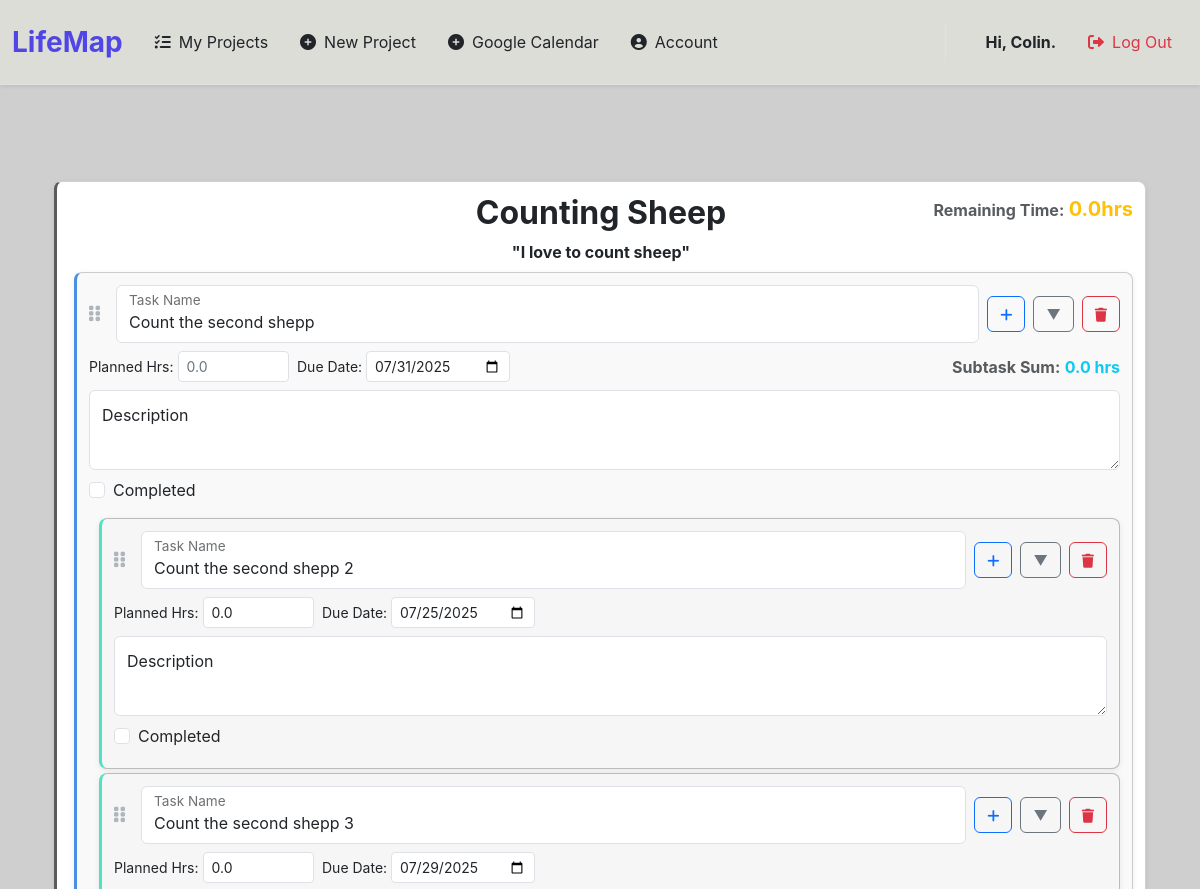
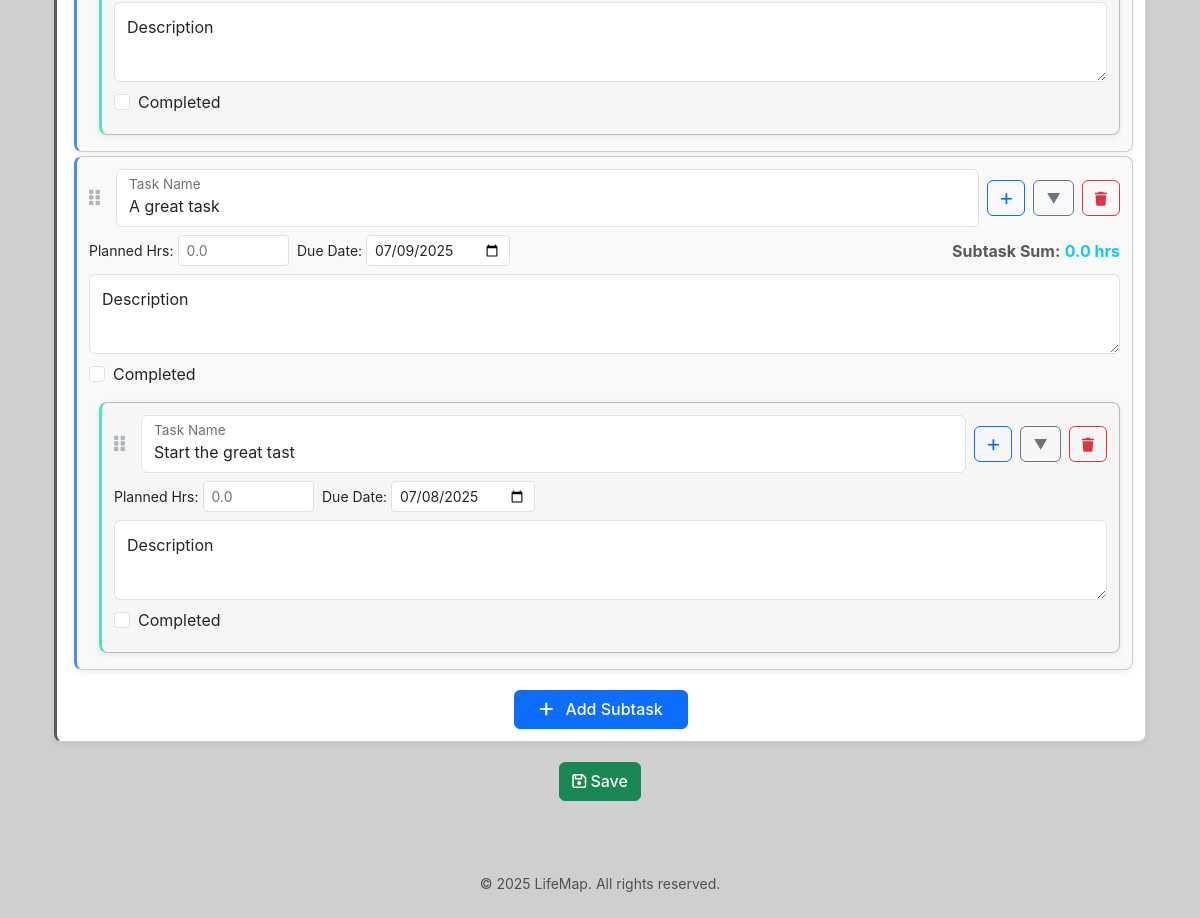
Page /details/9 (signed in) on the committed database (2 pictures, top to bottom).
### tables this page shows
CREATE TABLE users (
    user_id INTEGER PRIMARY KEY AUTOINCREMENT,
    username TEXT NOT NULL UNIQUE,
    email TEXT UNIQUE,
    password_hash TEXT NOT NULL
, google_token TEXT);

CREATE TABLE projects (
    project_id INTEGER PRIMARY KEY AUTOINCREMENT,
    user_id INTEGER NOT NULL,
    name TEXT NOT NULL,
    description TEXT,
    start_date TEXT,
    end_date TEXT,
    FOREIGN KEY (user_id) REFERENCES users (user_id)
);

CREATE TABLE work_items (
    item_id INTEGER PRIMARY KEY AUTOINCREMENT,
    project_id INTEGER NOT NULL,
    parent_item_id INTEGER,
    name TEXT NOT NULL,
    description TEXT,
    due_date DATE,
    is_completed INTEGER DEFAULT 0,
    priority INTEGER DEFAULT 0,
    status TEXT DEFAULT 'To Do',
    assigned_to_user_id INTEGER,
    display_order INTEGER DEFAULT 0,
    planned_hours REAL, -- <--- Changed to REAL (or INTEGER) and removed NOT NULL
    created_at DATETIME DEFAULT CURRENT_TIMESTAMP,
    updated_at DATETIME DEFAULT CURRENT_TIMESTAMP, is_minimized INTEGER DEFAULT 0, google_calendar_event_id TEXT,
    FOREIGN KEY (project_id) REFERENCES projects(project_id) ON DELETE CASCADE,
    FOREIGN KEY (parent_item_id) REFERENCES work_items(item_id) ON DELETE CASCADE,
    FOREIGN KEY (assigned_to_user_id) REFERENCES users(user_id) ON DELETE SET NULL
);

### app.py (the view)
@app.route("/details/<int:project_id>")
@login_required
def tasks(project_id):
    user_id = session["user_id"]
    conn = get_db()
    cursor = conn.cursor()
    cursor.execute("""SELECT name, description FROM projects WHERE user_id = ? AND project_id = ?""", (user_id, project_id))
    project_details = cursor.fetchone()
    if project_details is None:
        return error_page("Project not found or you are not authorized.", 404)
    project_name = project_details["name"]
    cursor.execute("""SELECT * FROM work_items WHERE project_id = ?""", (project_id,))
    tasks_flat_list = cursor.fetchall()
    tree = build_task_tree(tasks_flat_list)
    return render_template(
        'tasks.html',
        tasks=tree,
        project_id=project_id,
        project_name=project_name,
        username=get_username(user_id),
        project_details=project_details)

### app.py (called while the page is built)
def login_required(f):
    @wraps(f)
    def decorated_function(*args, **kwargs):
        if session.get("user_id") is None:
            return redirect("/login")
        return f(*args, **kwargs)
    return decorated_function

def get_username(user_id):
    conn = get_db()
    cursor = conn.cursor()
    cursor.execute("""SELECT username FROM users WHERE user_id = ?""", (user_id,))
    username_row = cursor.fetchone()
    return username_row[0] if username_row else None

@app.after_request
def after_request(response):
    response.headers["Cache-Control"] = "no-cache, no-store, must-revalidate"
    response.headers["Expires"] = 0
    response.headers["Pragma"] = "no-cache"
    return response

### db.py (called while the page is built)
def get_db():
    if 'lifemap_db' not in g:
        g.lifemap_db = sqlite3.connect("LifeMap.db")
        g.lifemap_db.row_factory = sqlite3.Row
    return g.lifemap_db

### templates/tasks.html (shortened to what this page needs)
{% extends "layout.html" %}
{% block username %}
    <div class="fs-6 fw-bold">Hi, {{username}}.</div>
{% endblock %}
{% block main %}
    <div class="container-fluid mt-5">
        <form id="task-manager-form" method="POST">
            <div class="task-list">
                {% macro render_task_item(task, level=0) %}
                    <div class="card subtask-level-{{ level }} mb-1 {% if task.is_completed %}completed-task{% endif %}"
                         data-item-id="{{ task.item_id }}"
                         data-parent-item-id="{{ task.parent_item_id if task.parent_item_id is defined else '' }}"
                         data-level="{{ level }}">
                        <div class="card-body">
                            <div class="task-header">
                                {% if level > 0 %}
                                    <span class="drag-handle"><i class="fa-solid fa-grip-vertical"></i></span>
                                    <div class="form-floating flex-grow-1">
                                        <input type="text" class="form-control" id="name_{{ task.item_id | replace('.', '_') }}" name="name_{{ task.item_id | replace('.', '_') }}" value="{{ task.name }}" placeholder="Subtask Name">
                                        <label for="name_{{ task.item_id | replace('.', '_') }}">Task Name</label>
                                    </div>
                                {% else %}
                                    <h2 class="mb-0 fs-15 fw-bold project-name-centered">{{ project_name }}</h2>
                                    <div class="mb-2 text-end ms-auto">
                                        <strong class="text-muted">Remaining Time:</strong>
                                        <span id="remaining-hours-display" class="fs-5 fw-bold text-warning">
                                        </span>
                                    </div>
                                {% endif %}
                                {% if level > 0 %}
                                    <button type="button" class="btn btn-sm btn-outline-primary add-subtask-btn"><i class="fa-solid fa-plus"></i></button>
                                    <button type="button" class="btn btn-sm btn-outline-secondary toggle-subtasks-btn"><span class="collapse-icon">{% if task.is_minimized %}&#9650;{% else %}&#9660;{% endif %}</span></button>
                                    <button type="button" class="btn btn-sm btn-outline-danger delete-task-btn"><i class="fa-solid fa-trash"></i></button>
                                {% endif %}
                            </div>
                            {% if level > 0 %}
                                <div class="task-options {% if task.is_minimized %}task-options-minimized{% endif %}">
                                    <div class="d-flex flex-wrap align-items-center gap-2">
                                        <div class="d-flex align-items-center gap-1" style="max-width: 200px;">
                                            <label for="planned_hours_{{ task.item_id | replace('.', '_') }}" class="form-label small mb-0 text-nowrap">Planned Hrs:</label>
                                            <input type="number" min="0" step="0.1" class="form-control form-control-sm flex-grow-1"
                                                id="planned_hours_{{ task.item_id | replace('.', '_') }}"
                                                name="planned_hours_{{ task.item_id | replace('.', '_') }}"
                                                value="{{ task.planned_hours if task.planned_hours is not none else '' }}"
                                                placeholder="0.0" {% if task.subtasks %}readonly{% endif %}>
                                        </div>
                                        {% if task.due_date is defined %}
                                        <div class="d-flex align-items-center gap-1" style="max-width: 200px;">
                                            <label for="due_date_{{ task.item_id | replace('.', '_') }}" class="form-label small mb-0 text-nowrap">Due Date:</label>
                                            <input type="date" class="form-control form-control-sm flex-grow-1" id="due_date_{{ task.item_id | replace('.', '_') }}" name="due_date_{{ task.item_id | replace('.', '_') }}" value="{{ task.due_date }}">
                                        </div>
                                        {% endif %}
                                        {% if task.subtasks %}
                                        <div class="text-end ms-auto">
                                            <strong class="text-muted">Subtask Sum:</strong>
                                            <span class="fs-6 fw-bold text-info">
                                                {{ "%.1f" | format(task.calculated_planned_hours) if task.calculated_planned_hours is not none else "N/A" }} hrs
                                            </span>
                                        </div>
                                        {% endif %}
                                        <div class="form-floating flex-grow-1 w-100">
                                            <textarea class="form-control" placeholder="Description" id="description_{{ task.item_id | replace('.', '_') }}" name="description_{{ task.item_id | replace('.', '_') }}">{{ task.description }}</textarea>
                                            <label for="description_{{ task.item_id | replace('.', '_') }}">Description</label>
                                        </div>
                                        <div class="form-check mb-2">
                                            <input type="checkbox" class="form-check-input completed-checkbox" id="is_completed_{{ task.item_id | replace('.', '_') }}" name="is_completed_{{ task.item_id | replace('.', '_') }}" {% if task.is_completed %}checked{% endif %}>
                                            <label class="form-check-label" for="is_completed_{{ task.item_id | replace('.', '_') }}">Completed</label>
                                        </div>
                                    </div>
                                </div>
                            {% else %}
                                <div class="task-options mb-1 mx-auto fs-6 fw-bold i">
                                    "{{ project_details.description }}"
                                </div>
                            {% endif %}
                            {% if task.subtasks %}
                            <div class="subtask-list">
                                {% for subtask in task.subtasks %}
                                    {{ render_task_item(subtask, level + 1) }}
                                {% endfor %}
                            </div>
                            {% endif %}
                            {% if level == 0 %}
                                <div class="d-flex justify-content-center mt-3">
                                    <button type="button" class="btn btn-primary add-subtask-btn px-4">
                                        <i class="fa-solid fa-plus me-2"></i> Add Subtask
                                    </button>
                                </div>
                            {% endif %}
                        </div>
                    </div>
                {% endmacro %}
                {% for task in tasks %}
                    {{ render_task_item(task, 0) }}
                {% endfor %}
            </div>
            <button type="submit" class="btn btn-success mt-3">
                <i class="fa-regular fa-floppy-disk"></i>
                Save
            </button>
        </form>
    </div>
{% endblock %}

### templates/layout.html (shortened to what this page needs)
<!DOCTYPE html>
<html lang="en">
<head>
    <link href="https://cdn.jsdelivr.net/npm/bootstrap@5.3.3/dist/css/bootstrap.min.css" rel="stylesheet" xintegrity="sha384-QWTKZyjpPEjISv5WaRU9OFeRpok6YctnYmDr5pNlyT2bRjXh0JMhjY6hW+ALEwIH">
    <link href="https://cdnjs.cloudflare.com/ajax/libs/font-awesome/6.0.0-beta3/css/all.min.css" rel="stylesheet">
</head>
<body id="bg" class="d-flex flex-column min-vh-100">
    <nav id="bgg" class="navbar navbar-expand-md navbar-light shadow-sm border-bottom py-3 sticky-top">
        <div class="container-fluid">
            <a class="navbar-brand text-gradient fs-3 fw-bolder" href="/">
                LifeMap
            </a>
            <div class="collapse navbar-collapse" id="navbarCollapse">
                {% if session["user_id"] %}
                    <ul class="navbar-nav me-auto mb-2 mb-md-0">
                        <li class="nav-item"><a class="nav-link text-dark py-2 px-3 d-flex align-items-center" href="/projects"><i class="fas fa-list-check me-2"></i> My Projects</a></li>
                        <li class="nav-item"><a class="nav-link text-dark py-2 px-3 d-flex align-items-center" href="/newProject"><i class="fas fa-plus-circle me-2"></i> New Project</a></li>
                        <li class="nav-item"><a class="nav-link text-dark py-2 px-3 d-flex align-items-center" href="/calendar"><i class="fas fa-plus-circle me-2"></i> Google Calendar</a></li>
                        <li class="nav-item"><a class="nav-link text-dark py-2 px-3 d-flex align-items-center" href="/account"><i class="fas fa-user-circle me-2"></i> Account</a></li>
                    </ul>
                    <ul class="navbar-nav ms-auto mb-2 mb-md-0 border-start border-md-0 border-gray-200 ps-md-4">
                        <li class="py-2 px-3 d-flex align-items-center">{% block username %}{% endblock%}</li>
                        <li class="nav-item"><a class="nav-link text-danger py-2 px-3 d-flex align-items-center" href="/logout"><i class="fas fa-sign-out-alt me-2"></i> Log Out</a></li>
                    </ul>
                {% endif %}
            </div>
        </div>
    </nav>
    <main class="flex-grow-1 container-xl py-5 text-center">
        {% block main %}{% endblock %}
    </main>
    <footer id="bg" class="mt-auto py-4 text-center text-muted small">
        &copy; 2025 LifeMap. All rights reserved.
    </footer>
</body>
</html>

### templates/layout.html (style rules this page uses)
body { font-family: 'Inter', sans-serif; background-color: #f8f9fa; display: flex; flex-direction: column; min-height: 100vh; }
.text-gradient { color: #4f46e5; font-weight: bold; }
.navbar-nav .nav-link { transition: background-color 0.2s ease-in-out, color 0.2s ease-in-out; }
#bg { background-color: #cfcfcf }
#bgg { background-color:rgb(221, 221, 215) }

### templates/tasks.html (style rules this page uses)
body { font-family: 'Inter', sans-serif; background-color: #f8f9fa; }
.drag-handle { cursor: grab; color: #adb5bd; margin-right: 8px; font-size: 1.1rem; }
.task-header { display: flex; align-items: center; position: relative; gap: 0.5rem; margin-bottom: 0.4rem; flex-wrap: wrap; }
.project-name-centered { position: absolute; left: 50%; transform: translateX(-50%); z-index: 1; width: fit-content; white-space: nowrap; }
.task-header > .mb-2.text-end.ms-auto { margin-left: auto; position: relative; z-index: 2; }
.task-header h2 + .mb-2 { margin-left: auto !important; }
.task-header input[type="text"], .task-header input[type="date"] { flex-grow: 1; min-width: 120px; border-radius: 0.375rem; }
.task-options, .subtask-list { display: grid; grid-template-rows: 1fr; transition: grid-template-rows 0.3s ease-in-out, margin-top 0.3s ease-in-out; margin-top: 0.5rem; }
.task-options > *, .subtask-list > * { overflow: hidden; }
.card { border-radius: 0.5rem; box-shadow: 0 2px 6px rgba(0, 0, 0, 0.075); transition: transform 0.2s ease-in-out, box-shadow 0.2s ease-in-out; margin-bottom: 0.5rem; }
.card-body { padding: 0.75rem; }
.btn { border-radius: 0.375rem; font-weight: 500; transition: all 0.2s ease-in-out; padding: 0.4rem 0.75rem; }
.form-floating > .form-control { height: calc(3rem + 2px); padding: 1rem 0.75rem 0.25rem; }
.form-floating > .form-control:not(:placeholder-shown) { padding-top: 1.25rem; padding-bottom: 0.25rem; }
.form-floating > label { padding: 0.75rem 0.75rem; }
#task-manager-form textarea.form-control { height: 80px !important; }
.form-control::placeholder { color: #6c757d; opacity: 1; }
.subtask-level-0 { background-color: #ffffff; border: 1px solid #d0d0d0; border-left: 3px solid #5a5a5a; }
.subtask-level-1 { background-color: #f9f9f9;border: 1px solid #cccccc;margin-left: 5px; width: calc(100% - 5px);border-left: 3px solid #4a90e2; }
.subtask-level-2 { background-color: #f6f6f6;border: 1px solid #bbbbbb;margin-left: 10px; width: calc(100% - 10px);border-left: 3px solid #50e3c2; }

### rows in the picture
users: username "Colin"
projects: name "Counting Sheep", description "I love to count sheep"
work_items: name "Count the second shepp", due_date "07/31/2025", calculated_planned_hours "0.0", item_id "Description"
work_items: name "Count the second shepp 2", planned_hours "0.0", due_date "07/25/2025", item_id "Description"
work_items: name "Count the second shepp 3", planned_hours "0.0", due_date "07/29/2025", item_id "Description"
work_items: name "A great task", due_date "07/09/2025", calculated_planned_hours "0.0", item_id "Description"
work_items: name "Start the great tast", due_date "07/08/2025", item_id "Description"
